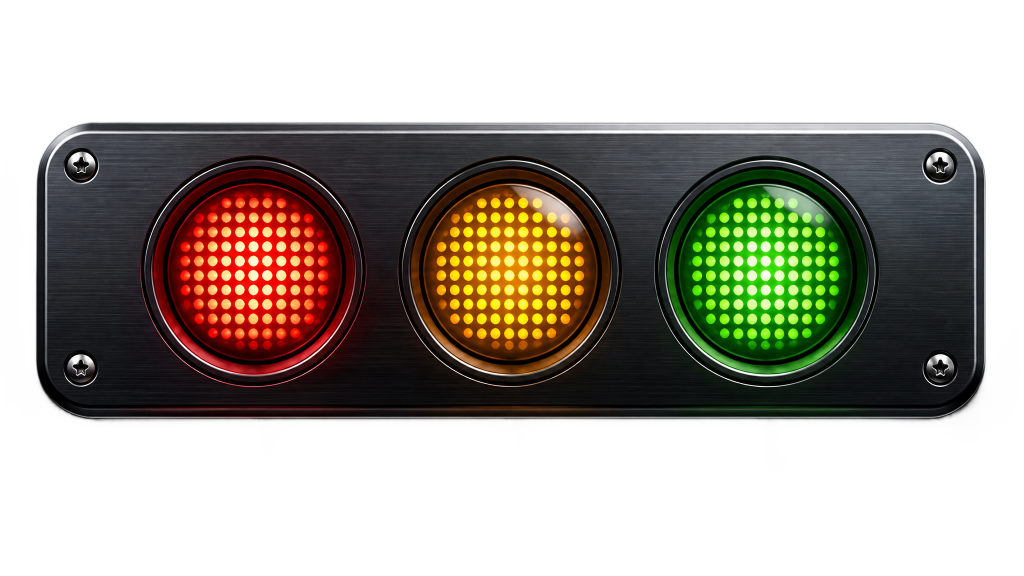
#> input picture IMAGE/A1.png, 2048 x 1152 px (shown at 1/2 size)
$ python -i layered.py   (imports and definitions only)
#> lines starting #> are read from the running program, lines starting #| are printed output that depends on the picture
#> further down, picture is the input picture: PIL image 2048x1152 RGBA; mean R, G, B, A 158.7, 153.5, 143.6, 120.1
"""Win32 分层窗口绘制。

tkinter 的 Canvas 画 RGBA 图时，透明像素显示的是 Canvas 底色而非桌面 ——
要让透明真正穿透，只能走 WS_EX_LAYERED + UpdateLayeredWindow，它按逐像素
alpha 与桌面混合，抗锯齿边缘也能正确过渡。

窗口位置与尺寸仍由 tkinter 的 geometry 管，这里只负责把像素贴上去。
"""
from __future__ import annotations

import ctypes
from ctypes import wintypes

from PIL import Image, ImageChops

GWL_EXSTYLE = -20
WS_EX_LAYERED = 0x00080000
BI_RGB = 0
DIB_RGB_COLORS = 0
AC_SRC_OVER = 0x00
AC_SRC_ALPHA = 0x01
ULW_ALPHA = 0x02


class _BITMAPINFOHEADER(ctypes.Structure):
    _fields_ = [
        ("biSize", wintypes.DWORD),
        ("biWidth", wintypes.LONG),
        ("biHeight", wintypes.LONG),
        ("biPlanes", wintypes.WORD),
        ("biBitCount", wintypes.WORD),
        ("biCompression", wintypes.DWORD),
        ("biSizeImage", wintypes.DWORD),
        ("biXPelsPerMeter", wintypes.LONG),
        ("biYPelsPerMeter", wintypes.LONG),
        ("biClrUsed", wintypes.DWORD),
        ("biClrImportant", wintypes.DWORD),
    ]


class _BITMAPINFO(ctypes.Structure):
    _fields_ = [("bmiHeader", _BITMAPINFOHEADER), ("bmiColors", wintypes.DWORD * 3)]


# [1 line that did not run here, left out]
# [1 line that did not run here, left out]


class _BLENDFUNCTION(ctypes.Structure):
    _fields_ = [
        ("BlendOp", ctypes.c_byte),
        ("BlendFlags", ctypes.c_byte),
        ("SourceConstantAlpha", ctypes.c_byte),
        ("AlphaFormat", ctypes.c_byte),
    ]


# [44 lines left out: function _declare_signatures, not called in this run]


# [1 line not run here, left out]


# [4 lines left out: function resolve_hwnd, not called in this run]


def enable(hwnd: int) -> None:
    style = _user32.GetWindowLongW(hwnd, GWL_EXSTYLE)
    _user32.SetWindowLongW(hwnd, GWL_EXSTYLE, style | WS_EX_LAYERED)


def _premultiplied_bgra(image: Image.Image) -> bytes:
    """UpdateLayeredWindow 要求预乘 alpha 的 BGRA。

    ImageChops.multiply 的语义正是 a*b/255，即预乘，且是 C 实现 —— 纯 Python
    逐像素算 96 万次会明显卡顿。通道按 B,G,R,A 顺序合并即得 Windows 要的字节序。
    """
    rgba = image if image.mode == "RGBA" else image.convert("RGBA")
    red, green, blue, alpha = rgba.split()
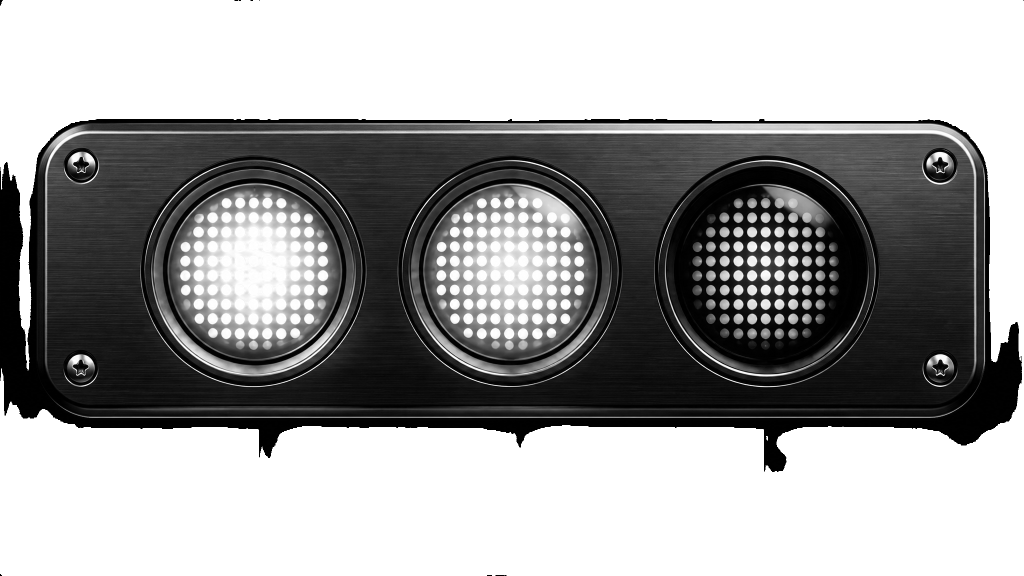
#> red: PIL image 2048x1152 L (shown at 1/2 size); min 0, max 255, mean 158.7
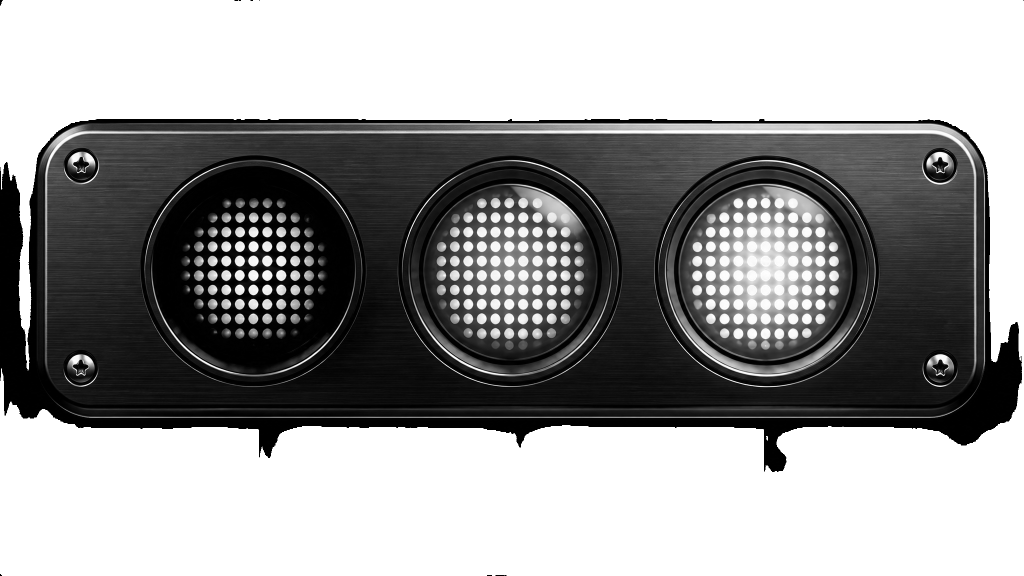
#> green: PIL image 2048x1152 L (shown at 1/2 size); min 0, max 255, mean 153.5
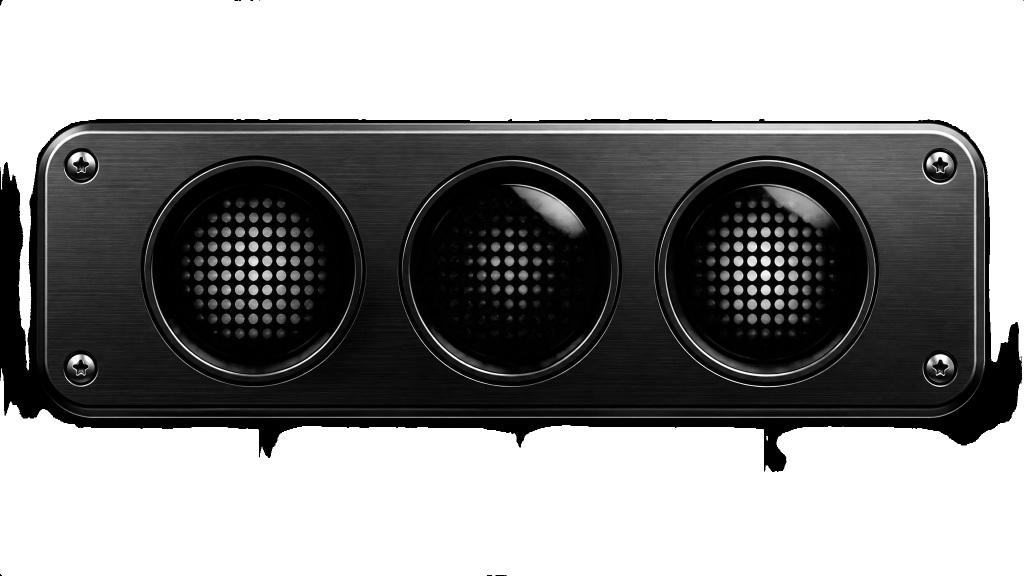
#> blue: PIL image 2048x1152 L (shown at 1/2 size); min 0, max 255, mean 143.6
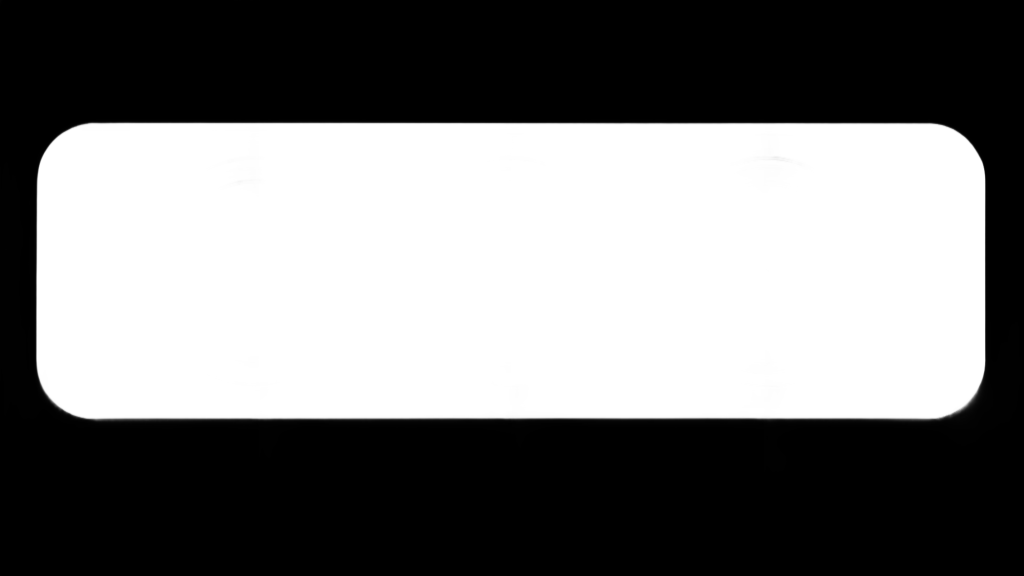
#> alpha: PIL image 2048x1152 L (shown at 1/2 size); min 0, max 255, mean 120.1
    return Image.merge(
        "RGBA",
        (
            ImageChops.multiply(blue, alpha),
            ImageChops.multiply(green, alpha),
            ImageChops.multiply(red, alpha),
            alpha,
        ),
    ).tobytes()


# [49 lines left out: functions paint, _paint, not called in this run]

>>> from PIL import Image
>>> picture = Image.open('../IMAGE/A1.png')
>>> result = _premultiplied_bgra(picture)

$ run again, on IMAGE/A2.png
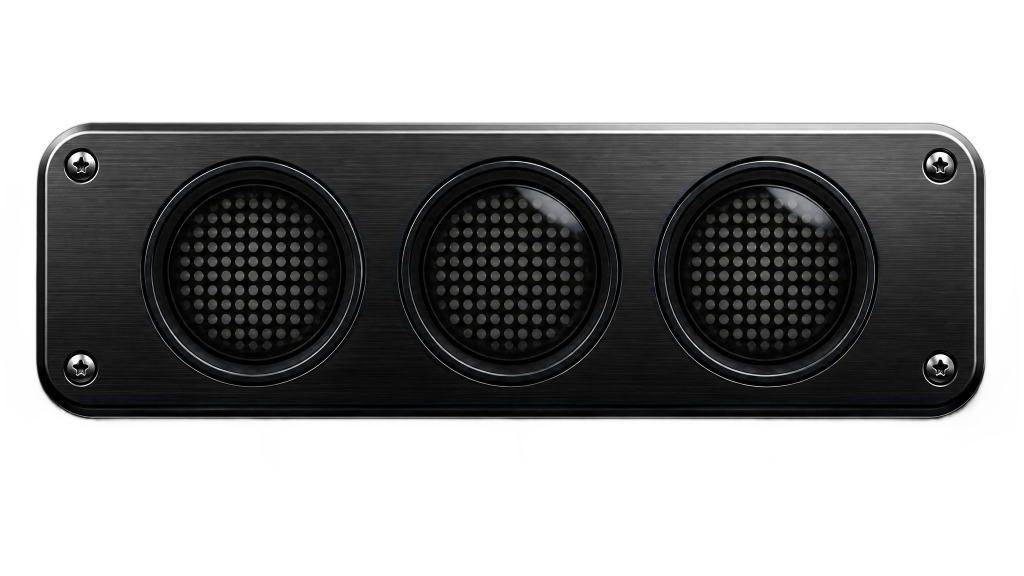
#> input picture IMAGE/A2.png, 2048 x 1152 px (shown at 1/2 size)
#> picture is the input picture: PIL image 2048x1152 RGBA; mean R, G, B, A 142.1, 142.2, 142.3, 120.2
#> in _premultiplied_bgra, `red, green, blue, alpha = rgba.split()`:
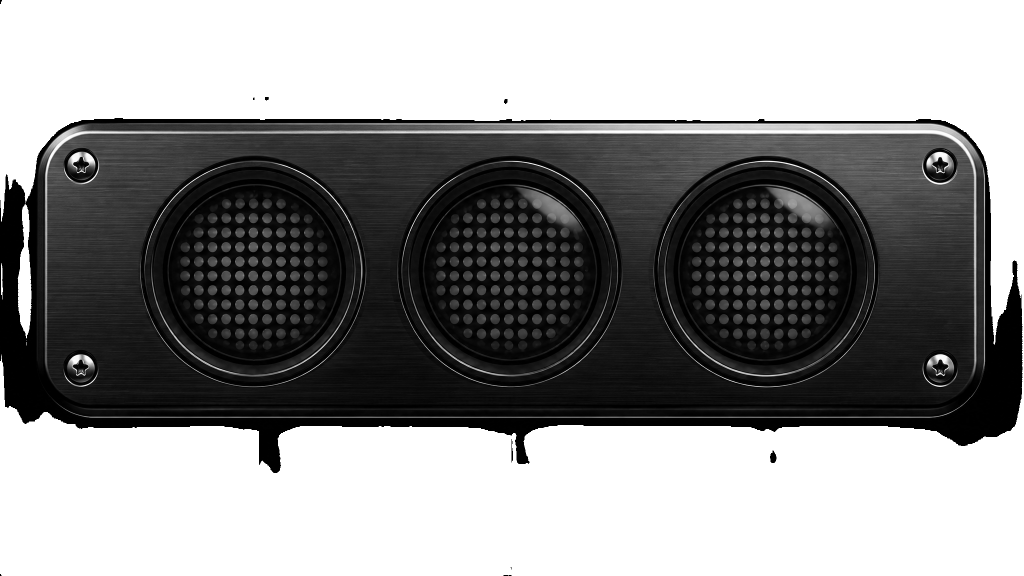
#> red: PIL image 2048x1152 L (shown at 1/2 size); min 0, max 255, mean 142.1

$ run again, on IMAGE/L_Green.png
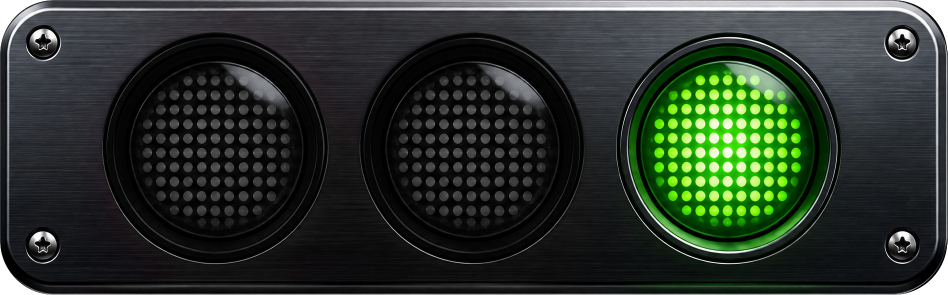
#> input picture IMAGE/L_Green.png, 1895 x 590 px (shown at 1/2 size)
#> picture is the input picture: PIL image 1895x590 RGBA; mean R, G, B, A 40.5, 50.6, 40.6, 252.3
#> in _premultiplied_bgra, `red, green, blue, alpha = rgba.split()`:
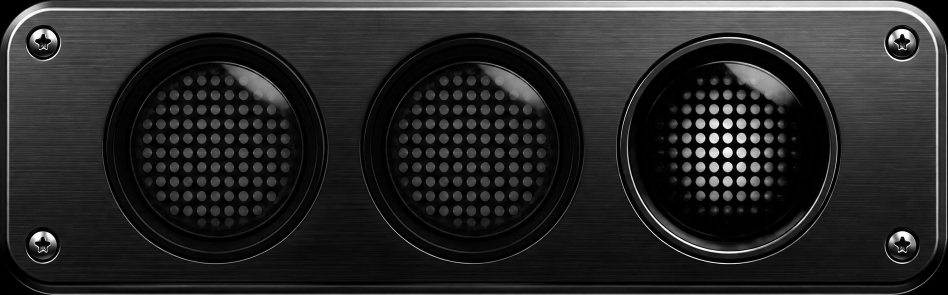
#> blue: PIL image 1895x590 L (shown at 1/2 size); min 0, max 255, mean 40.6
#> in _premultiplied_bgra, `red, green, blue, alpha = rgba.split()`:
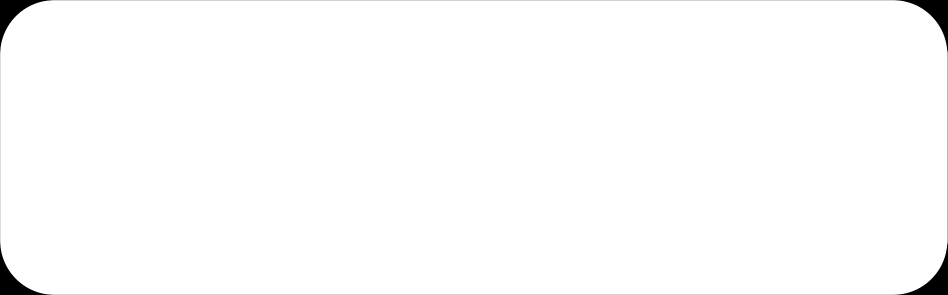
#> alpha: PIL image 1895x590 L (shown at 1/2 size); min 0, max 255, mean 252.3
